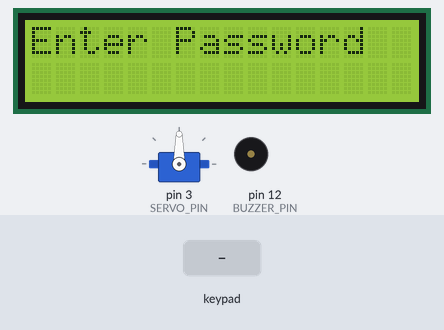
Simulated run of this sketch. Board: Arduino Uno, built with avr-gcc and run on an emulated ATmega328P. Shown: servo, 16×2 character LCD, buzzer (waves = sounding). The test bench sets the inputs (shaded band). EEPROM starts erased.

Above: at 1.3 s.
1.4 s: keypad keys 1 1 1 0 9 8 # pressed 0.4 s apart
At 3.8 s:
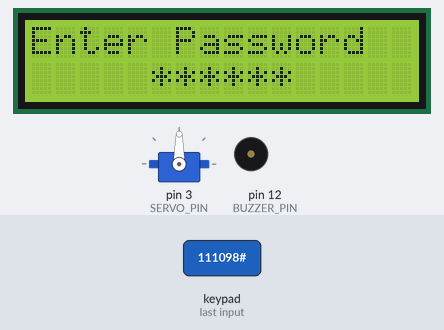
At 5.2 s:
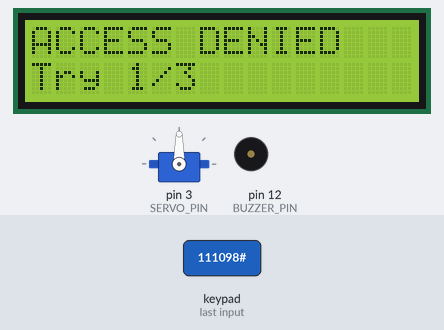
5.7 s: keypad keys 1 2 3 4 # pressed 0.4 s apart
At 8.1 s:
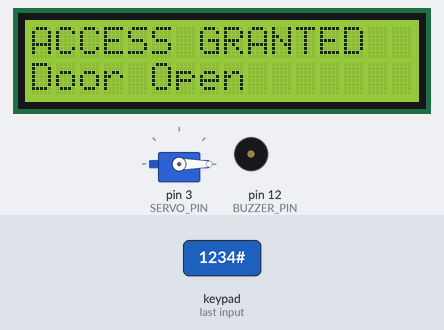
Timing chart, 0 to 19.0 s (numbered marks = the images above; inputs shaded):
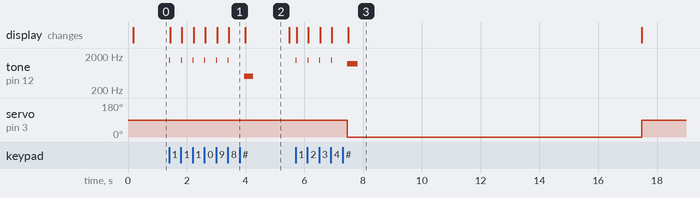

Measured:
- after the input at 1.4 s, tone on pin 12 (BUZZER_PIN): plays 1500 Hz for 0.03 s, 1500 Hz for 0.03 s, 1500 Hz for 0.03 s, 1500 Hz for 0.03 s, 1500 Hz for 0.03 s, 1500 Hz for 0.03 s … (7 notes in this stretch), starting at once; the display: first changes at once (image 1 shows a later state)
- after the input at 5.7 s, tone on pin 12 (BUZZER_PIN): plays 1500 Hz for 0.03 s, 1500 Hz for 0.03 s, 1500 Hz for 0.03 s, 1500 Hz for 0.03 s, 1200 Hz for 0.37 s, starting at once; servo on pin 3 (SERVO_PIN): 90° → 0° after 1.8 s, → 90° 10.0 s later; the display: first changes at once (image 3 shows a later state)
- what the display in image 2 shows lasts 1.5 s, from 4.0 s to 5.5 s

The sketch:

Security_Keypad4x4.ino
```cpp
#include <Wire.h>
#include <LiquidCrystal_I2C.h>
#include <Keypad.h>
#include <EEPROM.h>
#include <Servo.h>

#define BUZZER_PIN 12
#define SERVO_PIN 3

/* ---------- LCD ---------- */
LiquidCrystal_I2C lcd(0x27, 16, 2);   // change to 0x3F if needed

/* ---------- Servo ---------- */
Servo doorServo;

/*
  Adjust these two angles for your real lock:
  LOCK_POS = locked position
  OPEN_POS = unlocked/open position
*/
const int LOCK_POS = 90;
const int OPEN_POS = 0;
const unsigned long SERVO_OPEN_TIME_MS = 10000;
const unsigned long SERVO_CLOSING_TIME_MS = 1500;
const unsigned long DOOR_CLOSED_INFO_MS = 2000;

/* ---------- Keypad ---------- */
const byte ROWS = 4;
const byte COLS = 4;

char hexaKeys[ROWS][COLS] = {
  {'1','2','3','A'},
  {'4','5','6','B'},
  {'7','8','9','C'},
  {'*','0','#','D'}
};

byte rowPins[ROWS] = {4, 5, 6, 7};
byte colPins[COLS] = {11, 10, 9, 8};

Keypad keypad = Keypad(makeKeymap(hexaKeys), rowPins, colPins, ROWS, COLS);

/* ---------- Settings ---------- */
const byte MAX_PASS_LEN = 8;
const byte MIN_PASS_LEN = 4;
const byte MAX_TRIES = 3;

const unsigned long HASH_HOLD_TIME_MS = 2000;
const unsigned long INFO_TIME_MS = 1500;

const unsigned long BASE_LOCKOUT_MS = 30000UL;
const unsigned long STEP_LOCKOUT_MS = 30000UL;

/* ---------- Volume ---------- */
/*
  0..100
  Best for passive buzzer: 20..100
*/
int volumePercent = 70;

/* ---------- EEPROM ---------- */
const int EEPROM_MAGIC_ADDR = 0;
const byte EEPROM_MAGIC_VAL = 0x5A;
const int EEPROM_DATA_ADDR = 10;

struct SecurityData {
  char password[MAX_PASS_LEN + 1];
  byte failCount;
  byte lockoutLevel;
  byte lockoutActive;
  unsigned long lockoutDurationMs;
};

SecurityData sec;

/*
  Uncomment these lines ONE TIME to clear EEPROM, upload, then comment again.

  for (int i = 0; i < EEPROM.length(); i++) EEPROM.write(i, 0);
*/

/* ---------- State Machine ---------- */
enum SystemState {
  ST_ENTER_PASSWORD,
  ST_INFO,
  ST_UNLOCKED,
  ST_CLOSING,
  ST_LOCKED_OUT,
  ST_VERIFY_OLD_PASSWORD,
  ST_ENTER_NEW_PASSWORD,
  ST_CONFIRM_NEW_PASSWORD
};

SystemState state = ST_ENTER_PASSWORD;
SystemState nextStateAfterInfo = ST_ENTER_PASSWORD;

/* ---------- Input ---------- */
char inputBuffer[MAX_PASS_LEN + 1] = "";
byte inputLen = 0;
char newPasswordBuffer[MAX_PASS_LEN + 1] = "";

/* ---------- Timers ---------- */
unsigned long infoUntil = 0;
unsigned long closingUntil = 0;
unsigned long lockoutEnd = 0;

/* ---------- Servo runtime ---------- */
bool servoIsOpen = false;
unsigned long servoCloseAt = 0;

/* ---------- LCD cache ---------- */
String lcdLine0 = "";
String lcdLine1 = "";
bool lcdDirty = true;
unsigned long lastShownRemainSec = 999999;

/* =========================================================
   BUZZER ENGINE
   Non-blocking tone sequence + non-blocking volume PWM gating
   ========================================================= */

struct ToneStep {
  unsigned int freq;
  unsigned int durMs;
};

/* Key touch: soft short click */
const ToneStep SEQ_TOUCH[] = {
  {1500, 25}
};

/* Clear key */
const ToneStep SEQ_CLEAR[] = {
  {850, 45}
};

/* Access granted: very different, happy rising melody */
const ToneStep SEQ_GRANTED[] = {
  {1200, 70},
  {1600, 70},
  {2100, 90},
  {2600, 140}
};

/* Access denied: low and short */
const ToneStep SEQ_DENIED[] = {
  {500, 130},
  {380, 180}
};

/* Lockout alarm */
const ToneStep SEQ_LOCKOUT[] = {
  {320, 180},
  {240, 220},
  {320, 180}
};

/* Password changed OK */
const ToneStep SEQ_CHANGE_OK[] = {
  {1400, 60},
  {1800, 60},
  {2200, 90}
};

/* Hold # detected */
const ToneStep SEQ_HOLD_HASH[] = {
  {1700, 100}
};

const ToneStep* activeSeq = nullptr;
byte activeSeqLen = 0;
byte activeSeqIndex = 0;
bool seqPlaying = false;
unsigned long toneStepEnd = 0;

/* volume gating */
const unsigned long pwmPeriodUs = 2000;   // 2 ms
bool pwmToneOn = false;
unsigned long pwmTimerUs = 0;
unsigned int currentToneFreq = 0;

void buzzerStopRaw() {
  noTone(BUZZER_PIN);
  pwmToneOn = false;
  currentToneFreq = 0;
}

void buzzerStartRaw(unsigned int freq) {
  currentToneFreq = freq;

  if (volumePercent <= 0) {
    noTone(BUZZER_PIN);
    pwmToneOn = false;
    return;
  }

  if (volumePercent >= 100) {
    tone(BUZZER_PIN, currentToneFreq);
    pwmToneOn = true;
    return;
  }

  tone(BUZZER_PIN, currentToneFreq);
  pwmToneOn = true;
  pwmTimerUs = micros();
}

void playSequence(const ToneStep* seq, byte len) {
  activeSeq = seq;
  activeSeqLen = len;
  activeSeqIndex = 0;
  seqPlaying = true;

  buzzerStartRaw(activeSeq[0].freq);
  toneStepEnd = millis() + activeSeq[0].durMs;
}

void stopSequence() {
  seqPlaying = false;
  buzzerStopRaw();
}

void updateVolumeGate() {
  if (!seqPlaying || currentToneFreq == 0) return;

  if (volumePercent <= 0) {
    if (pwmToneOn) {
      noTone(BUZZER_PIN);
      pwmToneOn = false;
    }
    return;
  }

  if (volumePercent >= 100) {
    if (!pwmToneOn) {
      tone(BUZZER_PIN, currentToneFreq);
      pwmToneOn = true;
    }
    return;
  }

  unsigned long nowUs = micros();
  unsigned long onTime = (pwmPeriodUs * (unsigned long)volumePercent) / 100UL;
  unsigned long offTime = pwmPeriodUs - onTime;

  if (onTime == 0) {
    if (pwmToneOn) {
      noTone(BUZZER_PIN);
      pwmToneOn = false;
    }
    return;
  }

  if (offTime == 0) {
    if (!pwmToneOn) {
      tone(BUZZER_PIN, currentToneFreq);
      pwmToneOn = true;
    }
    return;
  }

  if (pwmToneOn) {
    if ((unsigned long)(nowUs - pwmTimerUs) >= onTime) {
      noTone(BUZZER_PIN);
      pwmToneOn = false;
      pwmTimerUs = nowUs;
    }
  } else {
    if ((unsigned long)(nowUs - pwmTimerUs) >= offTime) {
      tone(BUZZER_PIN, currentToneFreq);
      pwmToneOn = true;
      pwmTimerUs = nowUs;
    }
  }
}

void updateBuzzer() {
  if (seqPlaying) {
    if ((long)(millis() - toneStepEnd) >= 0) {
      activeSeqIndex++;
      if (activeSeqIndex >= activeSeqLen) {
        stopSequence();
      } else {
        buzzerStartRaw(activeSeq[activeSeqIndex].freq);
        toneStepEnd = millis() + activeSeq[activeSeqIndex].durMs;
      }
    }
  }

  updateVolumeGate();
}

/* ---------- Servo helpers ---------- */
void servoLockNow() {
  doorServo.write(LOCK_POS);
  servoIsOpen = false;
}

void servoOpenFor(unsigned long durationMs) {
  doorServo.write(OPEN_POS);
  servoIsOpen = true;
  servoCloseAt = millis() + durationMs;
}

bool updateServo() {
  if (servoIsOpen && (long)(millis() - servoCloseAt) >= 0) {
    servoLockNow();
    return true;
  }

  return false;
}

/* ---------- EEPROM helpers ---------- */
void saveSecurityData() {
  EEPROM.put(EEPROM_DATA_ADDR, sec);
}

void loadSecurityData() {
  if (EEPROM.read(EEPROM_MAGIC_ADDR) != EEPROM_MAGIC_VAL) {
    strcpy(sec.password, "1234");
    sec.failCount = 0;
    sec.lockoutLevel = 0;
    sec.lockoutActive = 0;
    sec.lockoutDurationMs = 0;

    EEPROM.write(EEPROM_MAGIC_ADDR, EEPROM_MAGIC_VAL);
    saveSecurityData();
  } else {
    EEPROM.get(EEPROM_DATA_ADDR, sec);

    if (strlen(sec.password) < MIN_PASS_LEN || strlen(sec.password) > MAX_PASS_LEN) {
      strcpy(sec.password, "1234");
      sec.failCount = 0;
      sec.lockoutLevel = 0;
      sec.lockoutActive = 0;
      sec.lockoutDurationMs = 0;
      saveSecurityData();
    }
  }
}

/* ---------- General helpers ---------- */
void clearInput() {
  inputLen = 0;
  inputBuffer[0] = '\0';
}

bool samePassword(const char* a, const char* b) {
  return strcmp(a, b) == 0;
}

String starsFromInput() {
  String s = "";
  for (byte i = 0; i < inputLen; i++) s += '*';
  return s;
}

String fit16(const String& s) {
  if (s.length() >= 16) return s.substring(0, 16);
  String out = s;
  while (out.length() < 16) out += ' ';
  return out;
}

String center16(const String& s) {
  if (s.length() >= 16) return s.substring(0, 16);

  int leftPad = (16 - s.length()) / 2;
  String out = "";

  for (int i = 0; i < leftPad; i++) out += ' ';
  out += s;
  while (out.length() < 16) out += ' ';

  return out;
}

void setDisplay(const String& l0, const String& l1) {
  String n0 = fit16(l0);
  String n1 = fit16(l1);

  if (n0 != lcdLine0 || n1 != lcdLine1) {
    lcdLine0 = n0;
    lcdLine1 = n1;
    lcdDirty = true;
  }
}

void refreshLCDIfNeeded() {
  if (!lcdDirty) return;

  lcd.setCursor(0, 0);
  lcd.print(lcdLine0);
  lcd.setCursor(0, 1);
  lcd.print(lcdLine1);
  lcdDirty = false;
}

void changeState(SystemState newState) {
  if (state != newState) {
    state = newState;
    lcdDirty = true;
    lastShownRemainSec = 999999;
  }
}

void showInfo(const String& l0, const String& l1, unsigned long duration, SystemState afterState) {
  setDisplay(l0, l1);
  infoUntil = millis() + duration;
  nextStateAfterInfo = afterState;
  changeState(ST_INFO);
}

void updateDisplayForState() {
  switch (state) {
    case ST_ENTER_PASSWORD:
      setDisplay("Enter Password", center16(starsFromInput()));
      break;

    case ST_VERIFY_OLD_PASSWORD:
      setDisplay("Old Password", center16(starsFromInput()));
      break;

    case ST_ENTER_NEW_PASSWORD:
      setDisplay("New Password", center16(starsFromInput()));
      break;

    case ST_CONFIRM_NEW_PASSWORD:
      setDisplay("Confirm Pass", center16(starsFromInput()));
      break;

    case ST_UNLOCKED:
      setDisplay("ACCESS GRANTED", "Door Open");
      break;

    case ST_CLOSING:
      setDisplay("ACCESS GRANTED", "Closing...");
      break;

    case ST_LOCKED_OUT: {
      unsigned long now = millis();
      unsigned long remainMs = (lockoutEnd > now) ? (lockoutEnd - now) : 0;
      unsigned long remainSec = (remainMs + 999) / 1000;

      if (remainSec != lastShownRemainSec) {
        lastShownRemainSec = remainSec;
        setDisplay("LOCKED OUT", "Wait " + String(remainSec) + " sec");
      }
      break;
    }

    case ST_INFO:
      break;
  }
}

/* ---------- Screen state helpers ---------- */
void enterPasswordScreen() {
  clearInput();
  changeState(ST_ENTER_PASSWORD);
  updateDisplayForState();
}

void oldPasswordScreen() {
  clearInput();
  changeState(ST_VERIFY_OLD_PASSWORD);
  updateDisplayForState();
}

void newPasswordScreen() {
  clearInput();
  changeState(ST_ENTER_NEW_PASSWORD);
  updateDisplayForState();
}

void confirmPasswordScreen() {
  clearInput();
  changeState(ST_CONFIRM_NEW_PASSWORD);
  updateDisplayForState();
}

/* ---------- Security logic ---------- */
void startLockout(unsigned long durationMs) {
  sec.lockoutActive = 1;
  sec.lockoutDurationMs = durationMs;
  sec.failCount = 0;
  saveSecurityData();

  lockoutEnd = millis() + durationMs;
  changeState(ST_LOCKED_OUT);
  updateDisplayForState();
  playSequence(SEQ_LOCKOUT, sizeof(SEQ_LOCKOUT) / sizeof(SEQ_LOCKOUT[0]));
}

void clearLockout() {
  sec.lockoutActive = 0;
  sec.lockoutDurationMs = 0;
  sec.failCount = 0;
  saveSecurityData();

  showInfo("System Ready", "Enter Password", 1000, ST_ENTER_PASSWORD);
}

void processCorrectPassword() {
  sec.failCount = 0;
  saveSecurityData();

  servoOpenFor(SERVO_OPEN_TIME_MS);
  changeState(ST_UNLOCKED);
  updateDisplayForState();
  playSequence(SEQ_GRANTED, sizeof(SEQ_GRANTED) / sizeof(SEQ_GRANTED[0]));
}

void processWrongPassword() {
  sec.failCount++;
  saveSecurityData();

  if (sec.failCount >= MAX_TRIES) {
    sec.lockoutLevel++;
    saveSecurityData();

    unsigned long penalty = BASE_LOCKOUT_MS + (unsigned long)(sec.lockoutLevel - 1) * STEP_LOCKOUT_MS;
    startLockout(penalty);
  } else {
    playSequence(SEQ_DENIED, sizeof(SEQ_DENIED) / sizeof(SEQ_DENIED[0]));
    showInfo("ACCESS DENIED",
             "Try " + String(sec.failCount) + "/" + String(MAX_TRIES),
             INFO_TIME_MS,
             ST_ENTER_PASSWORD);
  }
}

void submitInput() {
  if (inputLen == 0) return;

  switch (state) {
    case ST_ENTER_PASSWORD:
      if (samePassword(inputBuffer, sec.password)) {
        processCorrectPassword();
      } else {
        processWrongPassword();
      }
      clearInput();
      break;

    case ST_VERIFY_OLD_PASSWORD:
      if (samePassword(inputBuffer, sec.password)) {
        clearInput();
        newPasswordScreen();
        playSequence(SEQ_CHANGE_OK, sizeof(SEQ_CHANGE_OK) / sizeof(SEQ_CHANGE_OK[0]));
      } else {
        clearInput();
        playSequence(SEQ_DENIED, sizeof(SEQ_DENIED) / sizeof(SEQ_DENIED[0]));
        showInfo("Old Pass Wrong", "Try Again", INFO_TIME_MS, ST_ENTER_PASSWORD);
      }
      break;

    case ST_ENTER_NEW_PASSWORD:
      if (inputLen < MIN_PASS_LEN) {
        clearInput();
        playSequence(SEQ_DENIED, sizeof(SEQ_DENIED) / sizeof(SEQ_DENIED[0]));
        showInfo("Too Short", "Min 4 chars", INFO_TIME_MS, ST_ENTER_NEW_PASSWORD);
      } else {
        strcpy(newPasswordBuffer, inputBuffer);
        clearInput();
        confirmPasswordScreen();
      }
      break;

    case ST_CONFIRM_NEW_PASSWORD:
      if (samePassword(inputBuffer, newPasswordBuffer)) {
        strcpy(sec.password, newPasswordBuffer);
        saveSecurityData();
        clearInput();
        playSequence(SEQ_CHANGE_OK, sizeof(SEQ_CHANGE_OK) / sizeof(SEQ_CHANGE_OK[0]));
        showInfo("Password Saved", "Success", INFO_TIME_MS, ST_ENTER_PASSWORD);
      } else {
        clearInput();
        playSequence(SEQ_DENIED, sizeof(SEQ_DENIED) / sizeof(SEQ_DENIED[0]));
        showInfo("Not Matched", "Start Again", INFO_TIME_MS, ST_ENTER_PASSWORD);
      }
      break;

    default:
      break;
  }
}

void addPasswordChar(char key) {
  if (inputLen < MAX_PASS_LEN) {
    inputBuffer[inputLen++] = key;
    inputBuffer[inputLen] = '\0';
    updateDisplayForState();
    playSequence(SEQ_TOUCH, sizeof(SEQ_TOUCH) / sizeof(SEQ_TOUCH[0]));
  }
}

void clearEnteredInput() {
  clearInput();
  updateDisplayForState();
  playSequence(SEQ_CLEAR, sizeof(SEQ_CLEAR) / sizeof(SEQ_CLEAR[0]));
}

/* ---------- Keypad event ---------- */
bool hashHoldTriggered = false;

void keypadEvent(KeypadEvent key) {
  KeyState ks = keypad.getState();

  if (key == '#') {
    if (ks == HOLD) {
      hashHoldTriggered = true;
      if (state == ST_ENTER_PASSWORD && inputLen == 0) {
        oldPasswordScreen();
        playSequence(SEQ_HOLD_HASH, sizeof(SEQ_HOLD_HASH) / sizeof(SEQ_HOLD_HASH[0]));
      }
      return;
    }

    if (ks == RELEASED) {
      if (!hashHoldTriggered) {
        if (state != ST_LOCKED_OUT && state != ST_INFO && state != ST_UNLOCKED && state != ST_CLOSING) {
          submitInput();
        }
      }
      hashHoldTriggered = false;
      return;
    }

    return;
  }

  if (ks != PRESSED) return;
  if (state == ST_LOCKED_OUT || state == ST_INFO || state == ST_UNLOCKED || state == ST_CLOSING) return;

  if ((key >= '0' && key <= '9') || (key >= 'A' && key <= 'D')) {
    addPasswordChar(key);
  } else if (key == '*') {
    clearEnteredInput();
  }
}

/* ---------- Setup ---------- */
void setup() {
  pinMode(BUZZER_PIN, OUTPUT);
  noTone(BUZZER_PIN);

  doorServo.attach(SERVO_PIN);
  servoLockNow();

  lcd.init();
  lcd.backlight();

  keypad.addEventListener(keypadEvent);
  keypad.setHoldTime(HASH_HOLD_TIME_MS);

  loadSecurityData();

  setDisplay("Smart Security", "Booting...");
  refreshLCDIfNeeded();

  if (sec.lockoutActive) {
    lockoutEnd = millis() + sec.lockoutDurationMs;
    changeState(ST_LOCKED_OUT);
  } else {
    changeState(ST_ENTER_PASSWORD);
  }

  updateDisplayForState();
  refreshLCDIfNeeded();
}

/* ---------- Loop ---------- */
void loop() {
  keypad.getKey();
  updateBuzzer();
  bool servoJustClosed = updateServo();

  unsigned long now = millis();

  if (servoJustClosed) {
    closingUntil = now + SERVO_CLOSING_TIME_MS;
    changeState(ST_CLOSING);
    updateDisplayForState();
  }

  switch (state) {
    case ST_INFO:
      if (now >= infoUntil) {
        if (nextStateAfterInfo == ST_ENTER_PASSWORD) {
          enterPasswordScreen();
        } else if (nextStateAfterInfo == ST_ENTER_NEW_PASSWORD) {
          newPasswordScreen();
        } else {
          changeState(nextStateAfterInfo);
          updateDisplayForState();
        }
      }
      break;

    case ST_UNLOCKED:
      break;

    case ST_CLOSING:
      if (now >= closingUntil) {
        showInfo("Door Closed", "Wait few sec", DOOR_CLOSED_INFO_MS, ST_ENTER_PASSWORD);
      }
      break;

    case ST_LOCKED_OUT:
      if (now >= lockoutEnd) {
        clearLockout();
      } else {
        updateDisplayForState();
      }
      break;

    default:
      break;
  }

  refreshLCDIfNeeded();
}
```
